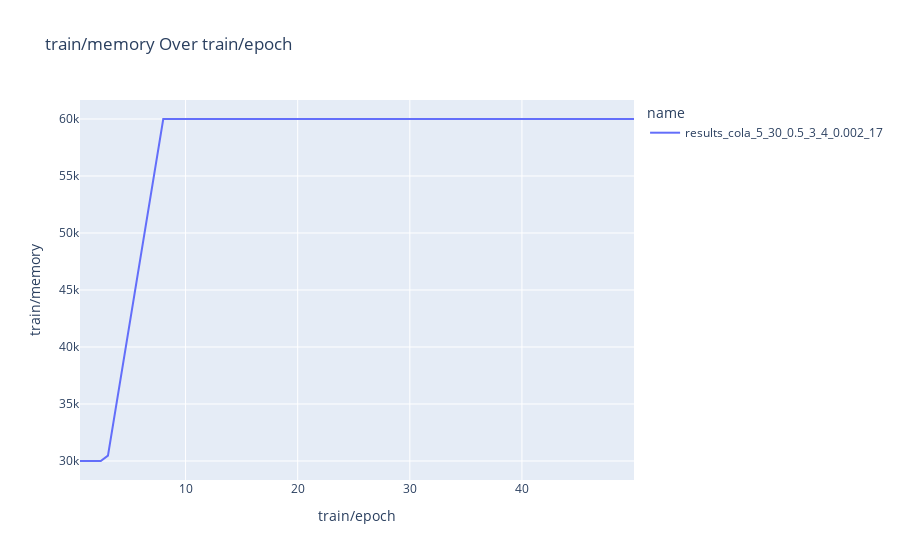

The code cell stored with this chart in its notebook:
### Code cell
fetch_and_plot_wandb_runs(
    entity="mallahova",
    project="adalora_memory_to_double_memory_3_5",
    metric="train/memory",
    x_axis="train/epoch",
    interactive=True,
    num_runs=1
)

### Figure 1 — Plotly figure (JSON) as saved in the notebook; plotly's stock layout.template omitted (floating-point values rounded to 4 significant figures; data arrays with more than 128 entries replaced by an {"elided": "..."} marker saying what was removed)
{"data": [{"hovertemplate": "name=results_cola_5_30_0.5_3_4_0.002_17<br>train/epoch=%{x}<br>train/memory=%{y}<extra></extra>", "legendgroup": "results_cola_5_30_0.5_3_4_0.002_17", "line": {"color": "#636efa", "dash": "solid"}, "marker": {"symbol": "circle"}, "mode": "lines", "name": "results_cola_5_30_0.5_3_4_0.002_17", "orientation": "v", "showlegend": true, "type": "scatter", "x": {"elided": "500 float values"}, "xaxis": "x", "y": {"elided": "500 float values"}, "yaxis": "y"}], "layout": {"legend": {"title": {"text": "name"}, "tracegroupgap": 0}, "title": {"text": "train/memory Over train/epoch"}, "xaxis": {"anchor": "y", "domain": [0, 1], "title": {"text": "train/epoch"}}, "yaxis": {"anchor": "x", "domain": [0, 1], "title": {"text": "train/memory"}}}}
